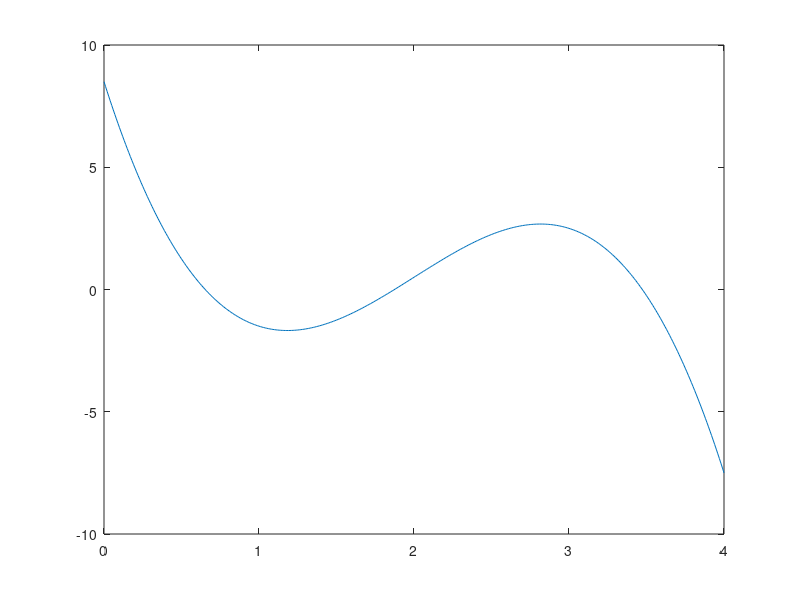

Write MATLAB code to recreate this figure. (Note: this script raises an error after producing the figure.)
clear all
close all
clc

format long;

f = inline('-2.*(x.^3)+12.*(x.^2)-20.*x+8.5','x','y');
f1 = inline('4.*exp(0.8.*x) - 0.5.*y','x','y');
s = 0:0.01:4;
plot(s,f(s,1));
hold on;
xi = 0;
yi = 2;
xf = 4;

[X,Y] = RK_4_adaptive(f,1/6,1/3,1/3,1/6,0.5,0.5,0.5,0,0.5,1,0,0,1,xi,yi,xf,0.00001);
plot(X,Y);
[X,Y] = RK_4(f,1/6,1/3,1/3,1/6,0.5,0.5,0.5,0,0.5,1,0,0,1,0.5,xi,yi,xf);
plot(X,Y);
[M,N,N1] = RK_Fehlberg(f,xi,yi,xf,0.000000001);
plot(M,N);
legend('original Diff. Eqn','Adaptive','RK-4','RK-Fehlberg Solution');
grid on
hold off;